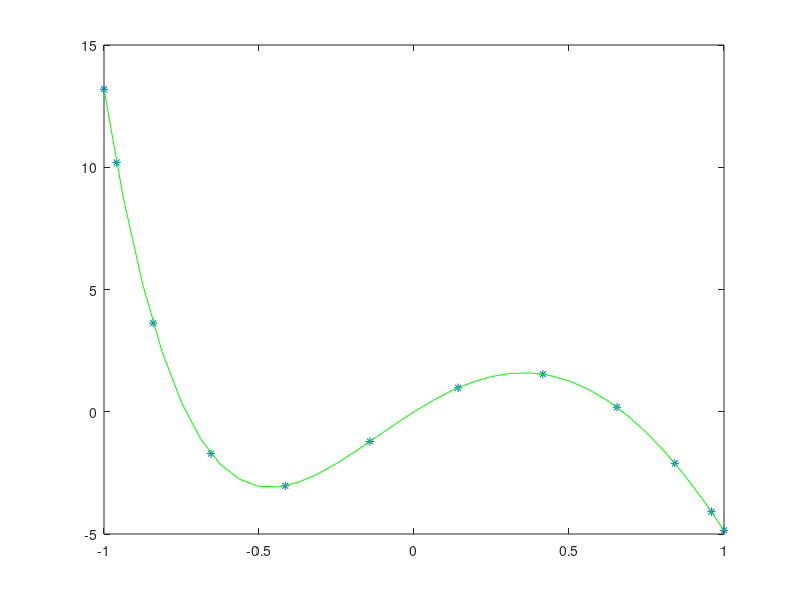
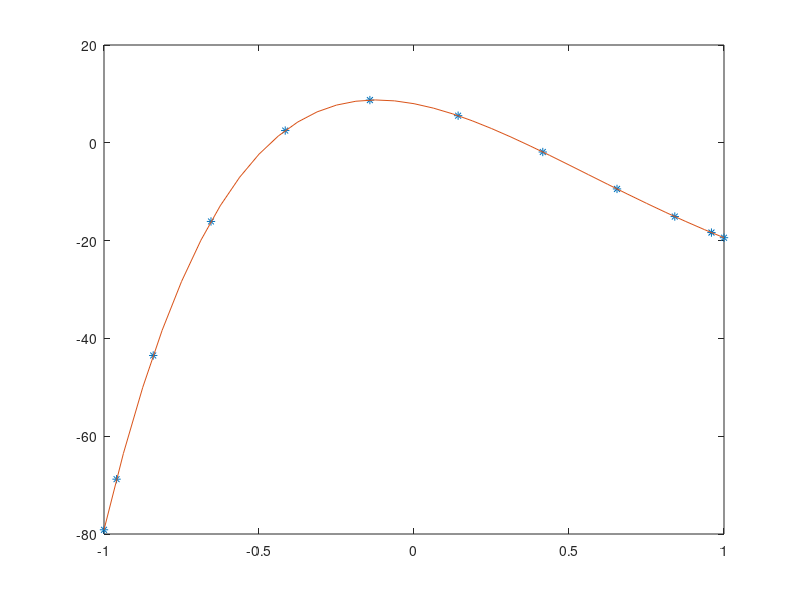

MATLAB code to generate these figures, in order:
clear all
clc

function re=u(x)
  re=4*(x.^2-x.^4).*exp(-x/2)
endfunction
function re=firstd(x)
  re=4*(exp(-x/2).*(2*x-4*x.^3)-1/2*exp(-x/2).*(x.^2-x.^4))
endfunction
function re=secd(x)
  re=-47*exp(-x/2).*x.^2   -exp(-x/2).*x.^4+16*exp(-x/2).*x.^3-8*exp(-x/2).*x+8*exp(-x/2)
endfunction
d=[]
n=12
x=[0:1:n-1]
x=cos(x/(n-1)*pi)
#x=[1,0.809,0.309,-0.309,-0.809,-1]
N=n-1
cj=1
ck=1
for j =1:n
  cj=1
  if(j==1 || j==n)
    cj=2
  endif
  for k =1:n
    ck=1
    
    if(k==1 || k==n)
      ck=2
    endif
    if(j!=k)
      d(j,k)=cj*(-1)^(j+k-2)/(ck*(x(1,j)-x(1,k)))
    elseif (j==k && j==1)
      d(j,k)=(2*N^2+1)/6
    elseif (j==k && j==n)
      d(j,k)=-(2*N^2+1)/6
    else
      d(j,k)=-x(1,j)/(2*(1-x(1,j)^2))
    endif
  end
end
u1=u(x)
t1=rot90(u1,-1)
yd=d*rot90(u1,-1)
figure(1)
plot(x,yd,"*")
xreal=linspace(-1,1,33)
fd=firstd(xreal)

hold
plot(xreal,fd,"g")

ydd=d*(d*t1)
figure(2)
plot(x,ydd,"*")
hold
plot(xreal,secd(xreal))